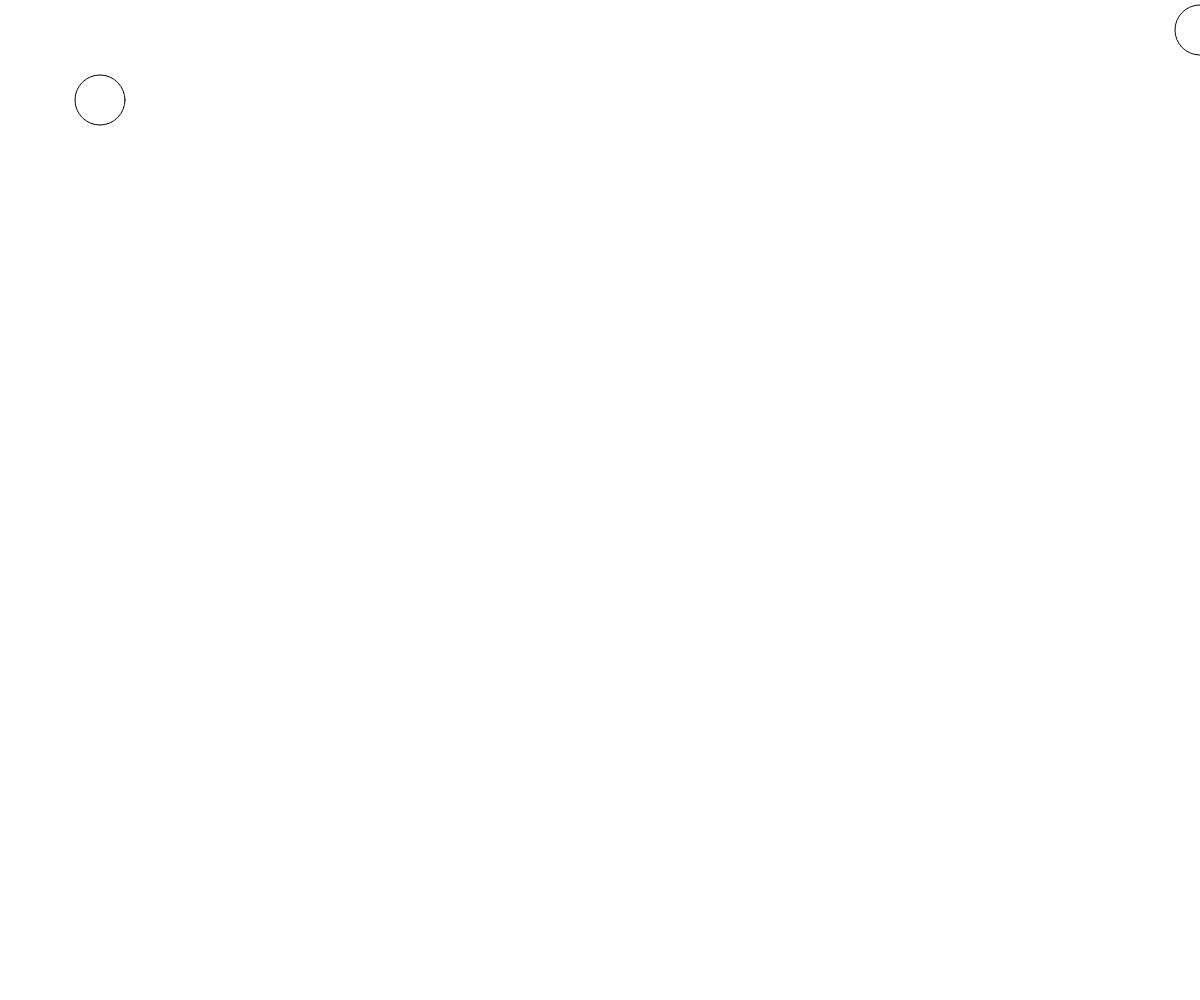
Frame 1 (no input)
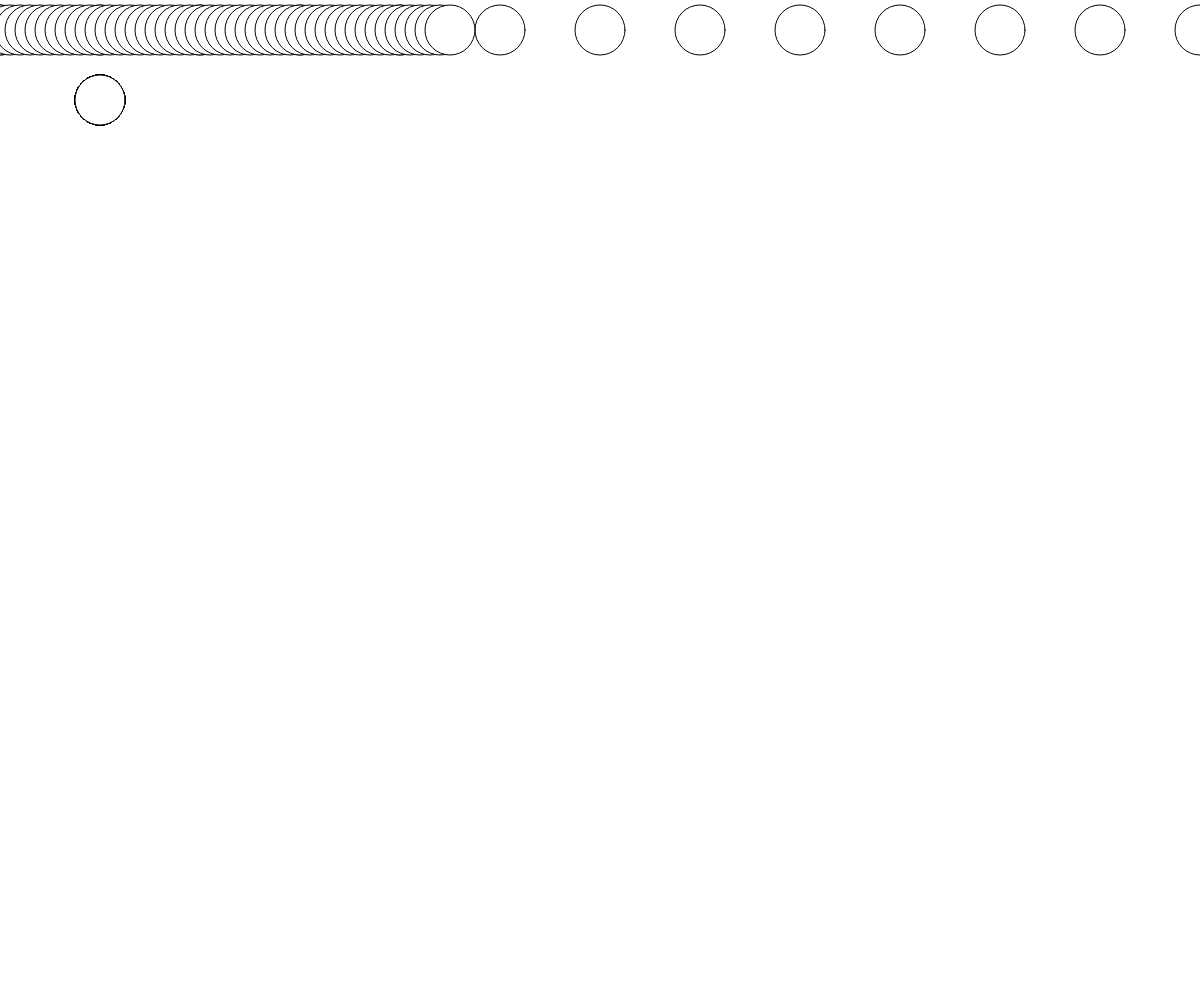
Frame 60 (no input)
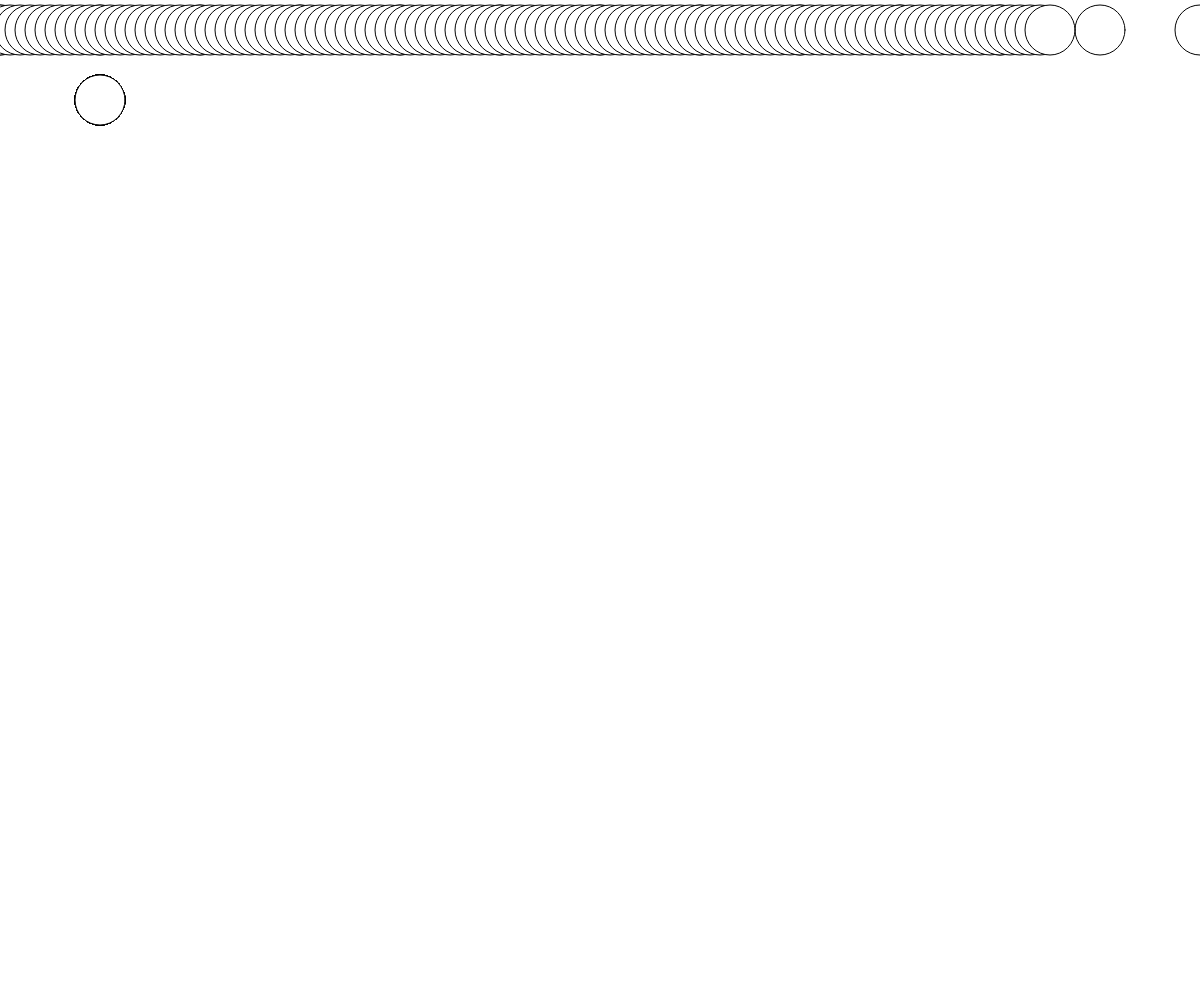
Frame 120 (the mouse pressed at the canvas centre since frame 60)

The p5.js sketch that drew these frames (run headless with seeded random() and noise() and a simulated clock; from frame 60 on, the mouse is pressed at the canvas centre):

// p5.js sketch
// ── sketch.js
var h = window.innerHeight;
var b = window.innerWidth;

var a = b;

var speed = 100;
var event = new CustomEvent("stop", { "detail": "Example of an event" });;
var p;
function setup(){

    createCanvas(b,h);
    document.addEventListener("stop", function(e) {
        speed=-10;
        console.log(e.detail); // Prints "Example of an event"
    });
    p = new Player(100,100)

    frameRate(60);


}

function draw(){
    ellipse(a,30,50,50);

    if(a<0){
        document.dispatchEvent(event);

        a=0;
    } else{
        a-=speed;
    }
    p.draw();
}

function Player(a, b){
    this.x = a;
    this.y = b;
    this.draw= function(){
        ellipse(this.x,this.y,50,50);
    }
}

function cell(){
    this.spawn = function(x, y, size){

    }
}
